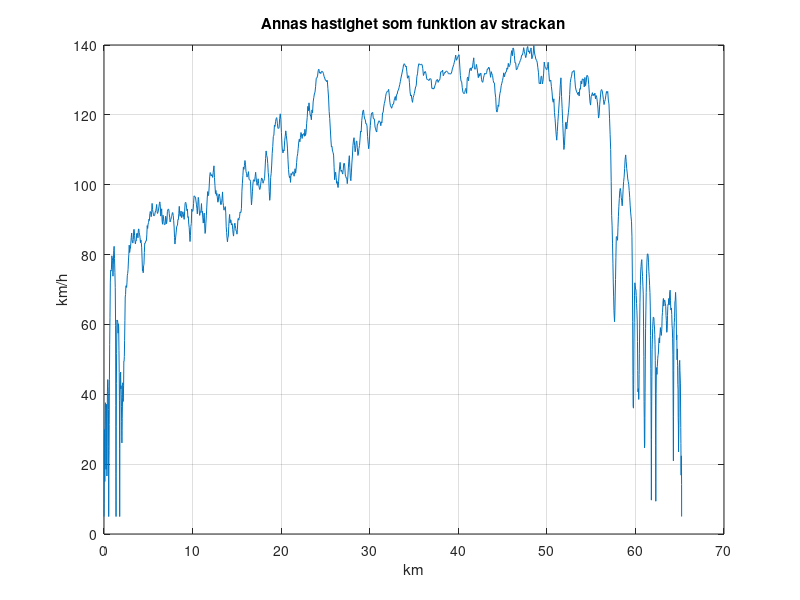

Write MATLAB code to recreate this figure.
%Skapa graf
load('Projekt_initial_data.mat')
plot(anna_distance_km,anna_speed_kmph)
title('Annas hastighet som funktion av strackan');
ylabel('km/h');
xlabel('km');
grid on
